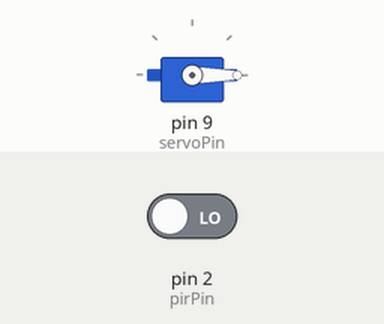
This sketch was run on a simulated Arduino Uno, built with avr-gcc and run on an emulated ATmega328P. On the bench: servo. The test bench sets the inputs (shaded band); at power-on: pin 2 (pirPin) LOW.

Above: at 1.2 s.
1.3 s: pin 2 (pirPin) driven HIGH
At 1.76 s:
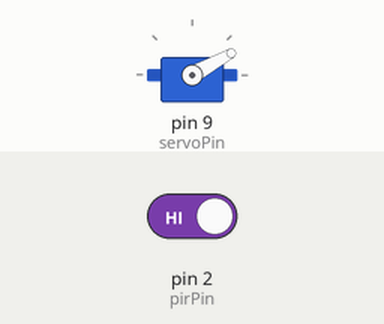
At 3.9 s:
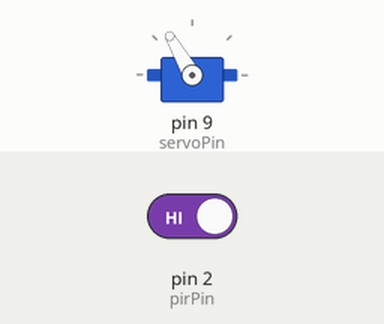
Timing chart, 0 to 10.3 s (numbered marks = the images above; inputs shaded):
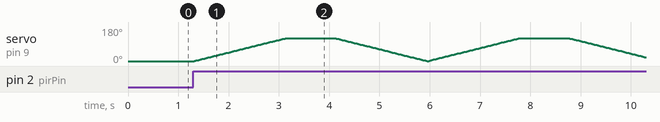

The sketch:

cycle_two_times_PIR_servo.ino
```cpp
/*
  Controlling a servo with a PIR motion sensor
  Inspired by: https://arduinointro.com/articles/projects/maximizing-home-security-how-to-utilize-pir-sensors-with-servo-motors
  and used https://forum.arduino.cc/t/how-to-repeat-a-set-of-instructions-a-fixed-number-of-times/619549/2 & https://docs.arduino.cc/tutorials/generic/basic-servo-control/
*/

#include <Servo.h>

Servo myservo;      // create servo object to control a servo

int pirPin = 2;     // PIR sensor input pin
int pirState = LOW; // PIR sensor initial state
int servoPin = 9;   // Servo motor control pin

void setup() {
  myservo.attach(servoPin);  // attach pin to servo object
  pinMode(pirPin, INPUT);    // set PIR sensor pin as an input
  myservo.write(0);          // start servo at 0 degrees
}

void loop() {
  // Read state of sensor
  pirState = digitalRead(pirPin);

  // Check if motion is detected
  if (pirState == HIGH) {
    // Perform cycle twice
    for (int i = 0; i < 2; i++) {
      // Sweep the servo from 0 to 120 degrees
      for (int pos = 0; pos <= 120; pos += 1) { // goes from 0 degrees to 120 degrees in steps of 1 degree
        myservo.write(pos);              // tell servo to go to position in variable 'pos'
        delay(15);                       // waits 15ms for the servo to reach the position
      }

      // Hold the position at 120 degrees for one second
      delay(1000);

      // Sweep the servo back from 120 to 0 degrees
      for (int pos = 120; pos >= 0; pos -= 1) { // goes from 120 degrees to 0 degrees
        myservo.write(pos);              // tell servo to go to position in variable 'pos'
        delay(15);                       // waits 15ms for the servo to reach the position
      }
    }

    // Wait for 1 second before checking for motion again to help prevent multiple triggers
    delay(1000);
  }
}
```
